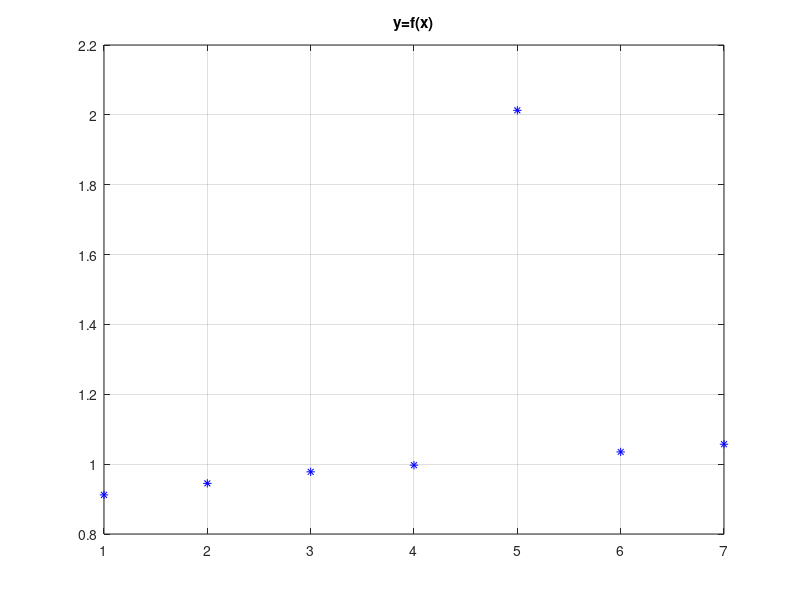
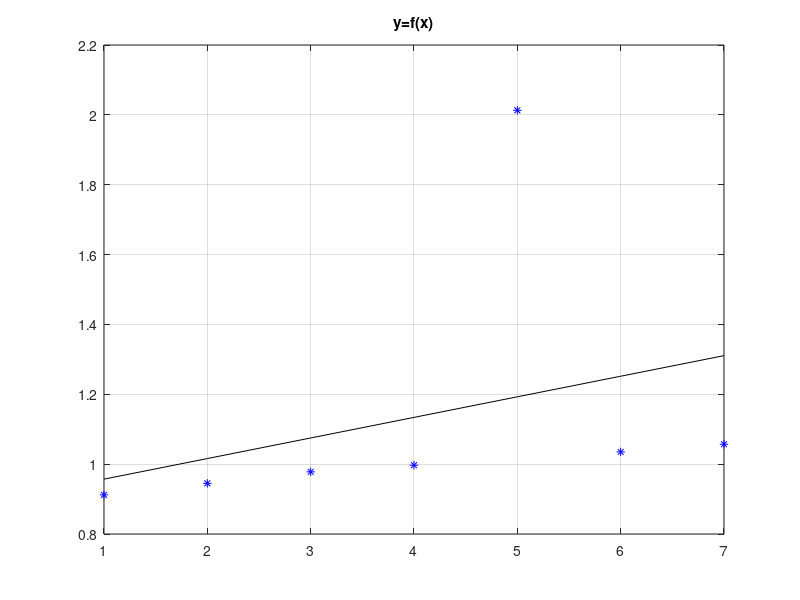
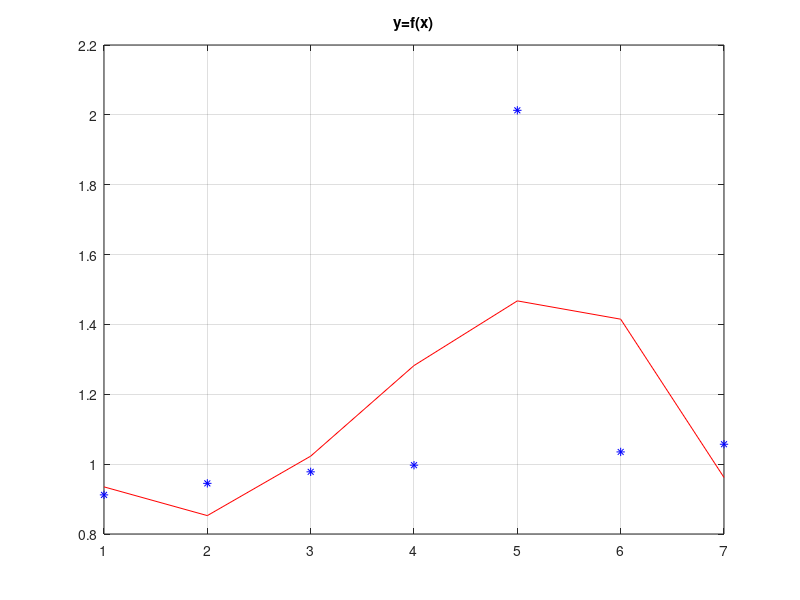

Write the MATLAB code that produced these figures, in order.
clear all; close all; clc;


x = [ 1       2      3      4      5      6      7];
y = [ 0.912   0.945  0.978  0.997  2.013  1.035  1.057 ];
figure; plot( x, y, 'b*' ); title('y=f(x)'); grid; pause

% Aproksymacja linia prosta: y = a * x + b
if(1)               
  xt = x'; yt = y'; N = length( xt );            % zamiana na kolumny     %    X      *   ab
  X = [ xt, ones(N,1) ];    % macierz sklada sie z x i 1 ( dla wyrazu wolnego b)     
  ab = X \ yt;           % rozklad macierzy na a i b i przypisywanie ich               
  a = ab(1), b = ab(2),       
else                  
  xm = mean( x );              % metoda najmniejszych kwadratow 
  ym = mean( y );           
  xr = x - xm;               
  yr = y - ym;                 % korzystamy z wzory na odchylenie prostej (a)
  a = (xr * yr') / (xr * xr');
  b = ym - a * xm;              
end
figure; plot( x, y, 'b*', x, a*x+b, 'k-' ); title('y=f(x)'); grid; pause
p = polyfit( x, y, 3),        
figure; plot( x, y, 'b*', x, polyval(p,x), 'r-' ); title('y=f(x)'); grid; pause
